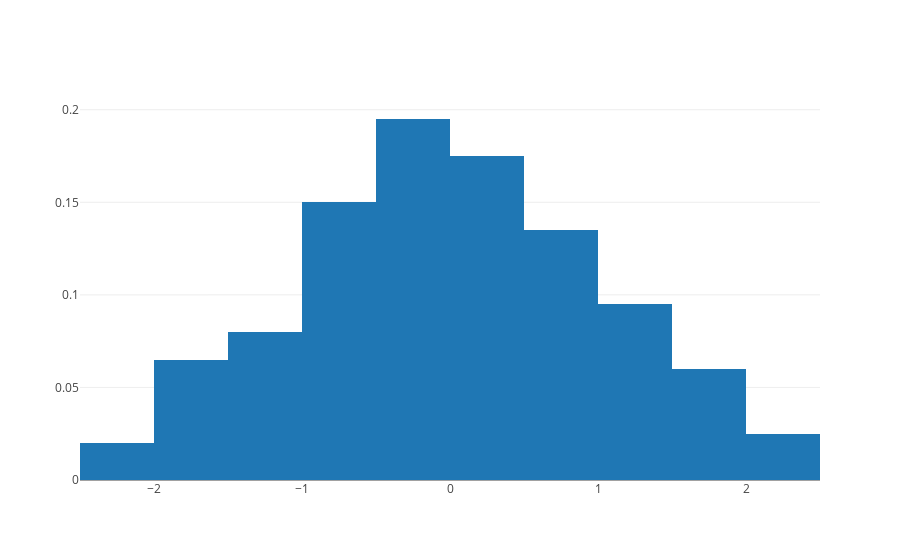

Notebook cell for this chart:
### Code cell
data = [hist]

offline.iplot(data)

### Figure 1 — Plotly figure (JSON) as saved in the notebook; plotly's stock layout.template omitted (floating-point values rounded to 4 significant figures; data arrays with more than 128 entries replaced by an {"elided": "..."} marker saying what was removed)
{"data": [{"histnorm": "probability", "type": "histogram", "uid": "c9d6cce3-ce7b-433e-8b2f-095272e6a209", "x": {"elided": "200 float values"}}], "layout": {}}
